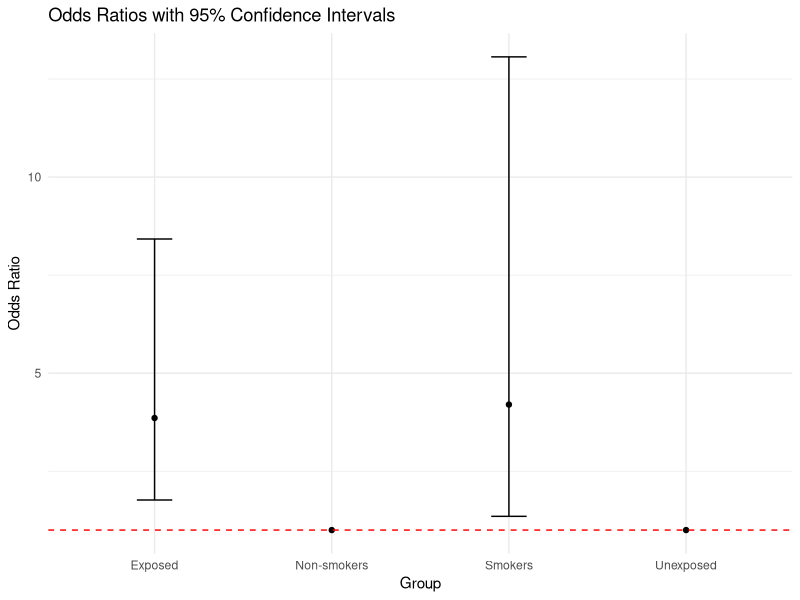

Recreate this plot in R.
## ---- chunk 1
# Install the package (only need to do this once)
#install.packages("epitools")

# Load the package
library(epitools)
## ---- chunk 2
# Create a 2x2 table
data <- matrix(c(30, 70, 10, 90), nrow = 2, byrow = TRUE)

# Add row and column names for clarity
rownames(data) <- c("Exposed", "Unexposed")
colnames(data) <- c("Disease", "No Disease")

# View the table
print(data)
## ---- chunk 3
# Create a data frame
df <- data.frame(
  exposure = c(rep("Exposed", 100), rep("Unexposed", 100)),
  disease = c(rep("Yes", 30), rep("No", 70), 
              rep("Yes", 10), rep("No", 90))
)

# Convert to table
my_table <- table(df$exposure, df$disease)
print(my_table)
## ---- chunk 4
# Create the data
data1 <- matrix(c(30, 70, 10, 90), nrow = 2, byrow = TRUE)
rownames(data1) <- c("Exposed", "Unexposed")
colnames(data1) <- c("Disease", "No Disease")

# Calculate odds ratio
result <- oddsratio(data1, method = "wald")
print(result)
## ---- chunk 5
# Using Fisher's exact method
result_fisher <- oddsratio(data1, method = "fisher")
cat("Fisher's Exact Method Results:\n")
print(result_fisher)

# Using mid-p method (default)
result_midp <- oddsratio(data1, method = "midp")
cat("Mid-P Method Results:\n")
print(result_midp)

# Using small sample adjustment
result_small <- oddsratio(data1, method = "small")
cat("Small Sample Adjustment Results:\n")
print(result_small)
## ---- chunk 6
# Smoking and lung cancer data
smoking_data <- matrix(c(15, 25, 5, 35), nrow = 2, byrow = TRUE)
rownames(smoking_data) <- c("Smokers", "Non-smokers")
colnames(smoking_data) <- c("Cancer", "No Cancer")

result <- oddsratio(smoking_data, method = "wald")
cat("Smoking and Lung Cancer Results:\n")
print(result)
## ---- chunk 7
# Sparse data
sparse_data <- matrix(c(2, 8, 1, 19), nrow = 2, byrow = TRUE)
result_sparse <- oddsratio(sparse_data, method = "fisher")
cat("Sparse Data Results:\n")
print(result_sparse)
## ---- chunk 8
# Load necessary libraries
library(ggplot2)
library(dplyr)
# Create a data frame for plotting
odds_data <- data.frame(
  Group = c("Exposed", "Unexposed", "Smokers", "Non-smokers"),
  Odds_Ratio = c(3.857, 1, 4.200, 1),
  Lower_CI = c(1.767, NA, 1.350, NA),
  Upper_CI = c(8.422, NA, 13.065, NA)
)
# Plot the odds ratios with confidence intervals
ggplot(odds_data, aes(x = Group, y = Odds_Ratio)) +
  geom_point() +
  geom_errorbar(aes(ymin = Lower_CI, ymax = Upper_CI), width = 0.2) +
  geom_hline(yintercept = 1, linetype = "dashed", color = "red") +
  labs(title = "Odds Ratios with 95% Confidence Intervals",
       y = "Odds Ratio",
       x = "Group") +
  theme_minimal()
## ---- chunk 9
# Create a contingency table for visualization
contingency_table <- matrix(c(30, 70, 10, 90), nrow = 2, byrow = TRUE)
rownames(contingency_table) <- c("Exposed", "Unexposed")
colnames(contingency_table) <- c("Disease", "No Disease")
# Display the contingency table
print(contingency_table)
## ---- chunk 10
# Create the table
vaccine_data <- matrix(c(10, 90, 30, 70), nrow = 2, byrow = TRUE)
rownames(vaccine_data) <- c("Vaccinated", "Unvaccinated")
colnames(vaccine_data) <- c("Got Flu", "No Flu")

# Calculate odds ratio
library(epitools)
result <- oddsratio(vaccine_data, method = "wald")
print(result)

# The odds ratio should be approximately 0.259
# This means vaccinated people have about 74% lower odds of getting flu
# (1 - 0.259 = 0.741 or 74.1% reduction)
